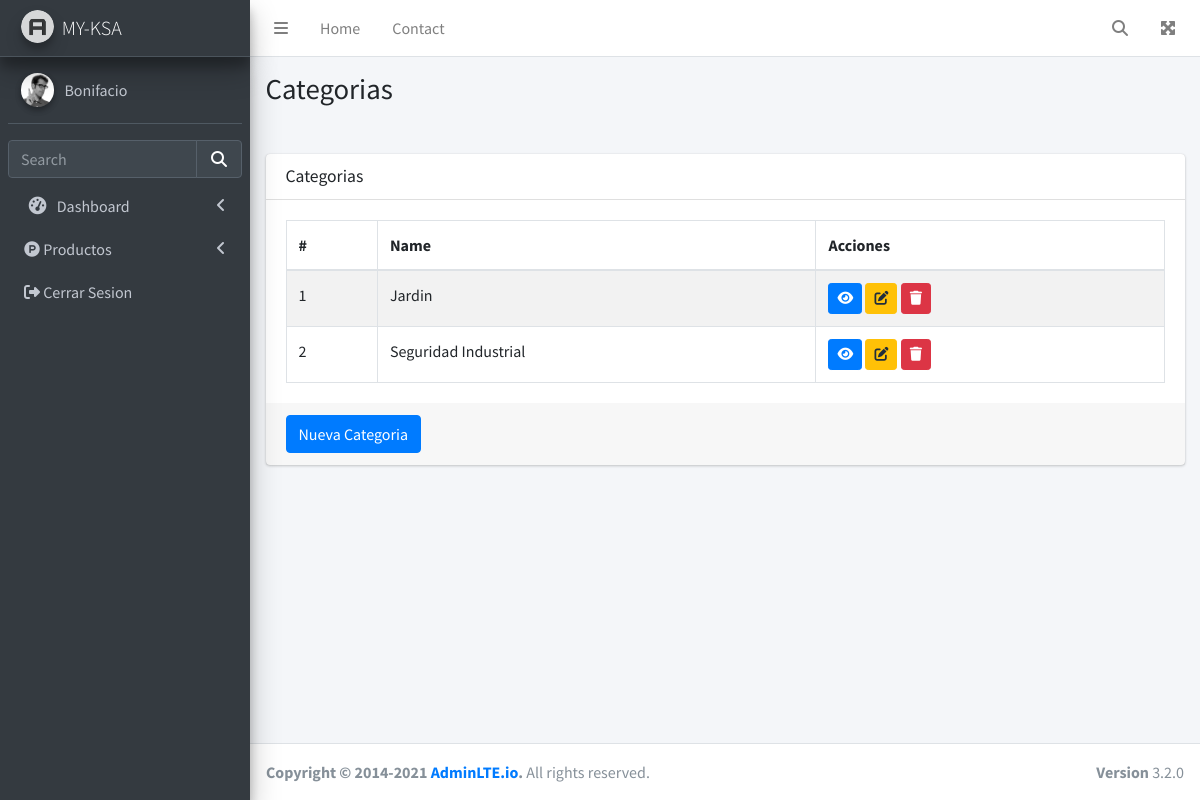
Page /category/ (signed in) on the earlier database version.
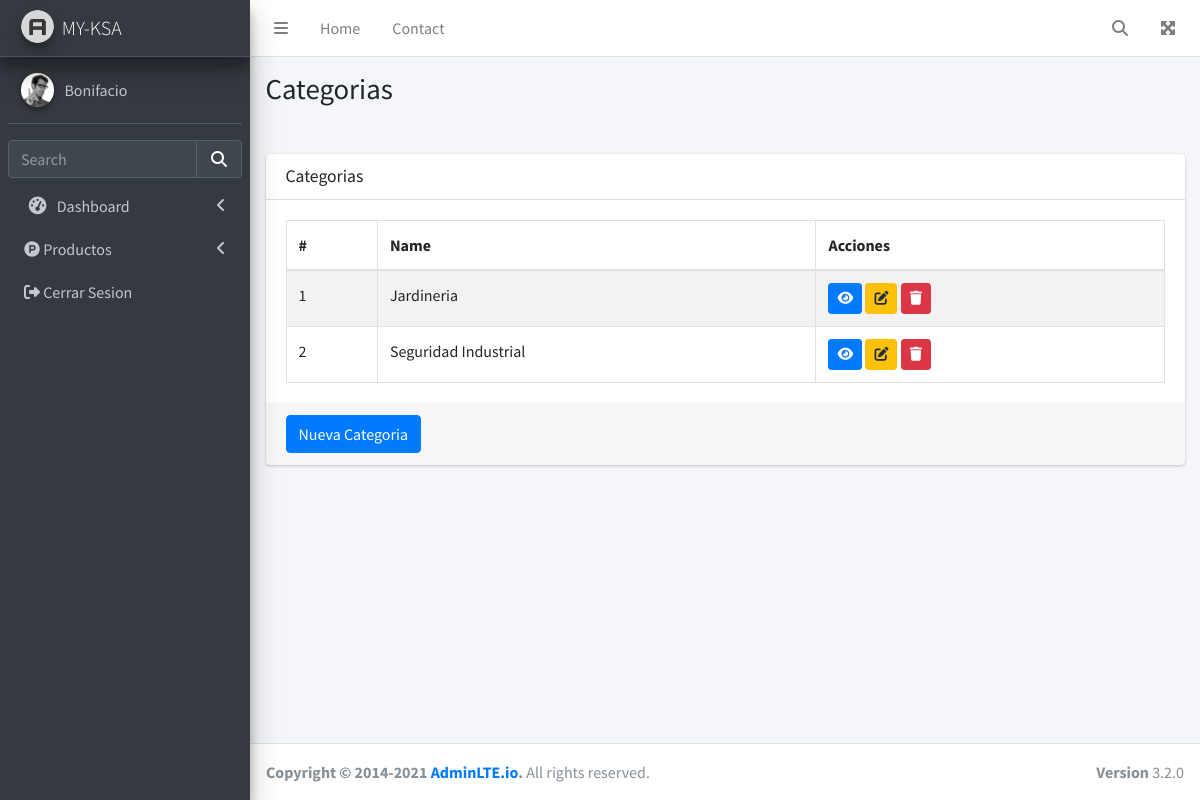
Same page on the later database version.
### src/category/models.py (models this page shows, shortened)
class Category(models.Model):
    id = models.UUIDField(primary_key=True,editable=False,default=uuid.uuid4)
    name = models.CharField(verbose_name="Nombre",max_length=150,blank=False,null=False)
    description = models.TextField(verbose_name="Descripcion",null=True, blank=True)
    slug = models.SlugField(null=True,blank=True)
    created_at = models.DateTimeField(auto_now_add=True)
    updated_at = models.DateTimeField(auto_now=True)
    class Meta:
        managed = True
        verbose_name = 'category'
        verbose_name_plural = 'categories'

### src/category/views.py (the view)
# urls.py: path('',CategoryListView.as_view(),name="category_index" ),
class CategoryListView(LoginRequiredMixin,ListView):
    template_name="category/index.html"
    model = CategoryForms.Meta.model
    context_object_name='category_list'
    queryset = CategoryForms.Meta.model.objects.all().order_by('name')
    def get_context_data(self, **kwargs):
        context = super().get_context_data(**kwargs)
        context["title"] = 'Categorias'
        return context

### template/category/index.html (shortened to what this page needs)
{% extends '../layout/_layout.html' %}  {% block header %}
{{title}} {% endblock header %} {% block content %}
<br />
<div class="row">
  <div class="col-12">
    <div class="card">
      <div class="card-header">
        <h3 class="card-title">{{title}}</h3>
      </div>
      <div class="card-body">
        <table id="category" class="table table-striped table-bordered">
          <thead>
            <tr>
              <th>#</th>
              <th>Name</th>
              <th>Acciones</th>
            </tr>
          </thead>
          <tbody>
            {% for category in category_list %}
            <tr>
              <td>{{forloop.counter}}</td>
              <td>{{category.name}}</td>
              <td>
                <a href="{% url 'category_show' category.slug %}" class="btn btn-primary btn-sm">
                    <i class="fa-solid fa-eye"></i>
                </a>
                <a
                  class="btn btn-warning btn-sm"
                  href="{% url 'category_edit' category.slug %}"
                  ><i class="fa-solid fa-pen-to-square"></i></a
                >
                <a
                  class="btn btn-danger btn-sm"
                  href="{% url 'category_delete' category.slug %}"
                  ><i class="fa-solid fa-trash"></i></a
                >
              </td>
            </tr>
            {% endfor %}
          </tbody>
        </table>
      </div>
      <div class="card-footer">
        <a href="{% url 'category_store' %}" class="btn btn-primary">Nueva Categoria</a>
      </div>
    </div>
  </div>
</div>
{% endblock content %}

Differences in the rows shown:
changed Category: name "Jardin" → "Jardineria"
